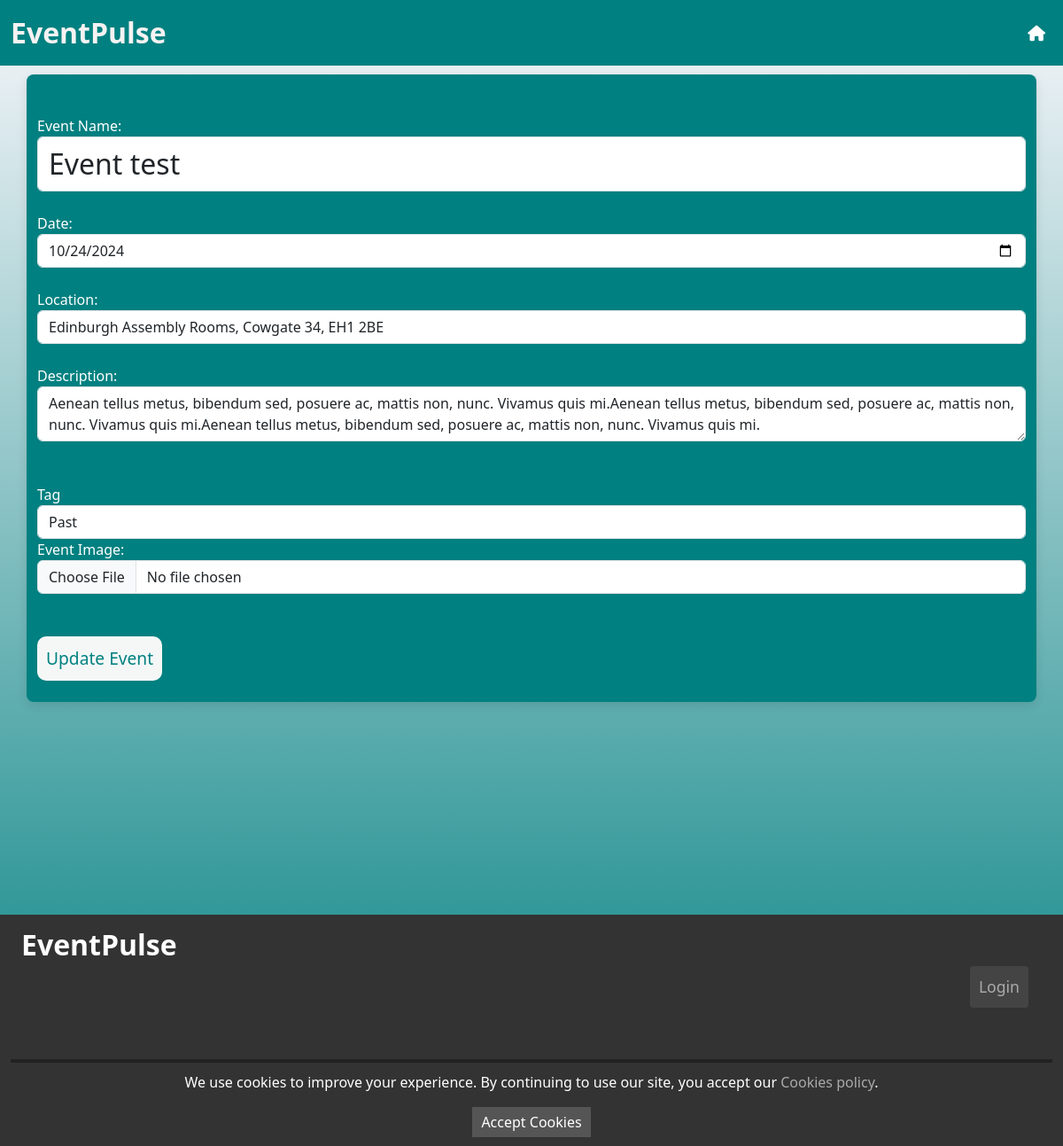
The page /events/edit/6 on the database as committed earlier.
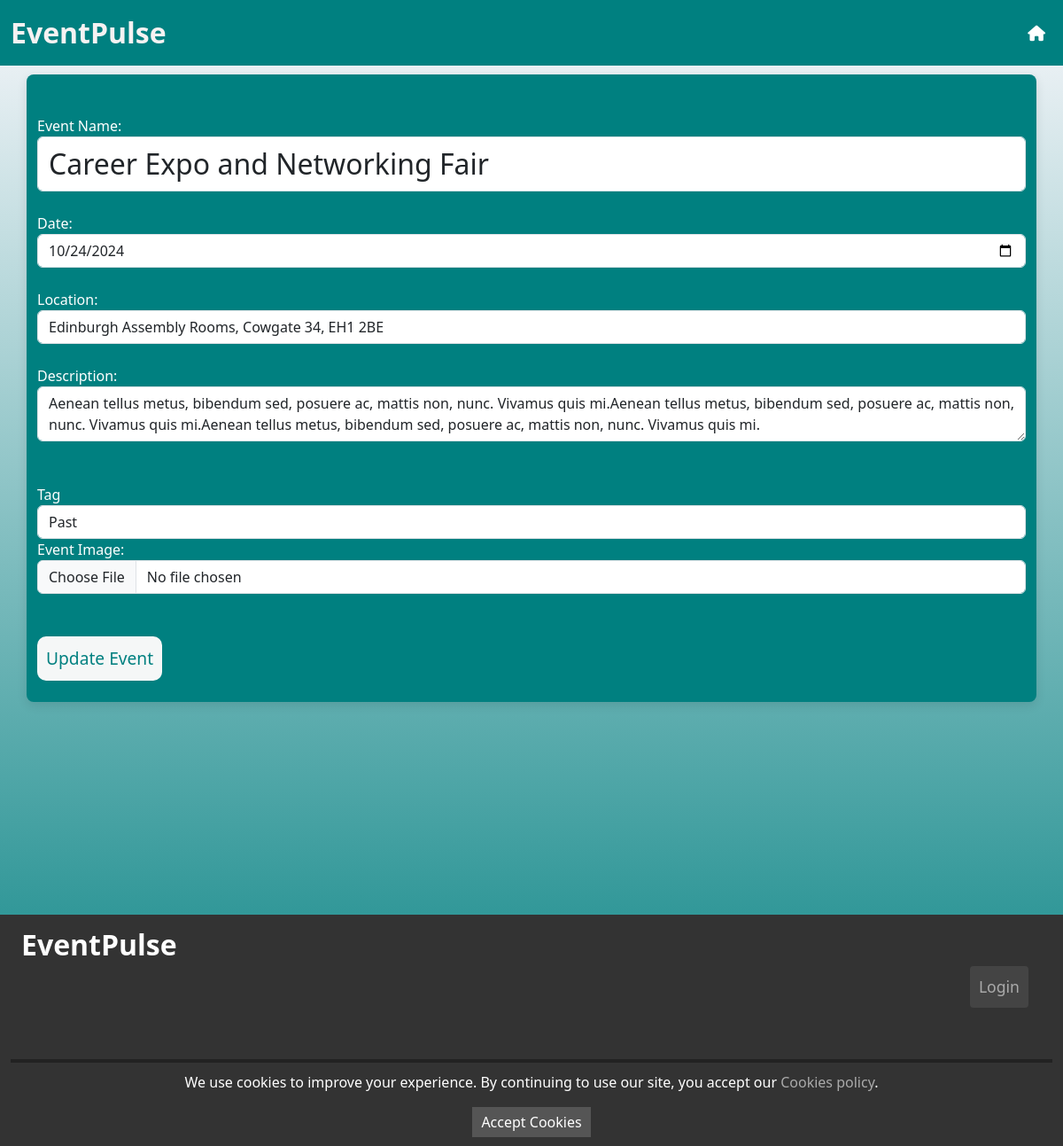
The same page on the database as committed later.
### app.py (models this page shows)
class Event(db.Model):
    eventId = db.Column(db.Integer, primary_key=True)
    eventName = db.Column(db.String(100), nullable=False)
    description = db.Column(db.Text)
    date = db.Column(db.Date, nullable=False)
    location = db.Column(db.String(100), nullable=False)
    tag = db.Column(db.Enum(EventStatus), nullable=False)
    image_url = db.Column(db.String(255), nullable=True)
    votes = db.Column(db.Integer, default=0)

### app.py (the view, shortened to what this page needs)
@app.route('/events/edit/<int:event_id>', methods=['GET', 'POST'])
def edit_event(event_id):
    Events = select(Event).filter(Event.eventId == event_id)
    event = db.session.execute(Events).scalar_one_or_none()
    if event is None:
        return redirect(url_for('admin_index'))  # or handle 404
    return render_template('edit_event.html', event=event, EventStatus=EventStatus)

### app.py (called while the page is built)
@app.before_request
def update_event_tags():
    db.create_all()
    today = date.today()
    events_to_update = Event.query.filter(
        Event.date < today,
        Event.tag.in_([EventStatus.Proposed, EventStatus.Confirmed])
    ).all()
    for event in events_to_update:
        event.tag = EventStatus.Past  # Change the tag to 'Past'
    db.session.commit()

### templates/edit_event.html (shortened to what this page needs)
{% extends 'base.html' %}
{% block content %}
<div class="container addEventContainer">
    <h2>Edit Event</h2>
    <form method="post" enctype="multipart/form-data">
        <label for="eventName">Event Name:</label><br>
        <input type="text" id="eventName" name="eventName" class="form-control" value="{{ event.eventName }}"
            required><br>
        <label for="date">Date:</label><br>
        <input type="date" id="date" name="date" class="form-control" value="{{ event.date }}" required><br>
        <label for="location">Location:</label><br>
        <input type="text" id="location" name="location" class="form-control" value="{{ event.location }}" required><br>
        <label for="description">Description:</label><br>
        <textarea id="description" name="description" class="form-control">{{ event.description }}</textarea><br><br>
        <div class="form-group">
            <label for="tag">Tag</label>
            <select class="form-control" id="tag" name="tag" required>
                {% for status in EventStatus %}
                <option value="{{ status.name }}" class="form-control" {% if event.tag==status %}selected{% endif %}>{{
                    status.value }}</option>
                {% endfor %}
            </select>
        </div>
        <label for="image">Event Image:</label><br>
        <input type="file" id="image_url" name="image_url" class="form-control" accept="image/*"><br><br>
        <input type="submit" class="btn-add" value="Update Event"><br><br>
    </form>
</div>
{% endblock %}

Rows that differ between the two databases and show on the page:
changed Event "Edinburgh Assembly Rooms, Cowgate 34, EH1 2BE": eventName "Event test" → "Career Expo and Networking Fair"
